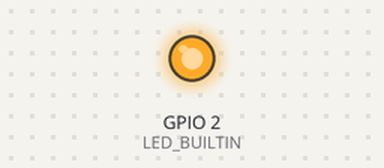
Bench run of a sketch on a simulated ESP8266 (NodeMCU). Shown: output pins drawn as LEDs (lit = HIGH, except the on-board LED, lit = LOW). WiFi joins after 1.5 s; servers stay silent unless stated; uploads are accepted with an empty reply; what the sketch prints to the serial monitor is not drawn.

Above: at 0.1 s.
At 1.8 s:
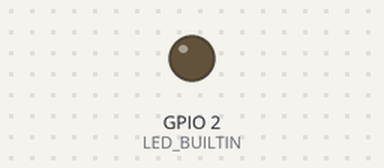
Timing chart, 0 to 3.3 s (numbered marks = the images above):
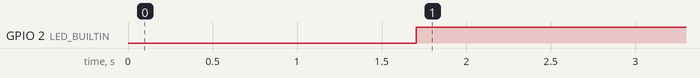

The sketch:

cs1-iot.ino
```cpp
#include <ESP8266WiFi.h>
#include <ESP8266WebServer.h>
#include <ESP8266HTTPClient.h>

ESP8266WebServer server;

char* ssid = "YOUR_SSID";
char* password = "YOUR_SSID_PASSWORD";

const char INDEX_HTML[] =
  "<!DOCTYPE HTML>"
  "<html>"
  "<head>"
  "<meta name = \"viewport\" content = \"width = device-width, initial-scale = 1.0, maximum-scale = 1.0, user-scalable=0\">"
  "<title>ESP8266</title>"
  "<style>"
    "body { background-color: #808080; font-family: Arial, Helvetica, Sans-Serif; Color: Maroon; }"
  "</style>"
  "</head>"
  "<body>"
  "<image src='https://raw.githubusercontent.com/EricEisaman/EricEisaman.github.io/master/images/eddies.png'/>"
  "<h1>ESP8266 Demo</h1>"
  "<button onclick='toggle()'>Toggle LED</button>"
  "<script>"
    "function toggle(){"
      "fetch('/toggle').then(data=>console.log(data))"
    "}"
  "</script>"
  "</body>"
  "</html>";

int POLLING_PERIOD=200;
int intervalStartMS=millis();

void setup()
{
  WiFi.mode(WIFI_STA);
  WiFi.begin(ssid,password);
  Serial.begin(9600);
  while(WiFi.status()!=WL_CONNECTED)
  {
    Serial.print(".");
    delay(500);
  }
  Serial.println("");
  Serial.print("IP Address: ");
  Serial.print(WiFi.localIP());
  Serial.println("");
  pinMode(LED_BUILTIN, OUTPUT);
  digitalWrite(LED_BUILTIN,LOW);//Turn on LED

  server.on("/",sendIndex);
  server.on("/toggle", toggleLED);
  server.begin();
}

void loop()
{
  server.handleClient();
  if( millis() > intervalStartMS + POLLING_PERIOD ) {
    pollServer();
    intervalStartMS = millis();
  }


}

void sendIndex(){
  server.send(200,"text/html",INDEX_HTML);
}

void toggleLED(){
  digitalWrite(LED_BUILTIN,!digitalRead(LED_BUILTIN));
  //server.send(204,"");
  server.send(200,"text/plain","Toggle!\n");
}


void pollServer(){
  HTTPClient http;
    http.begin("http://your-project.glitch.me/iot-get/?key=aW49mH15Bo&prop=LED");
    int httpCode = http.GET();
    // httpCode will be negative on error
    if(httpCode > 0) {
        // HTTP header has been send and Server response header has been handled
        Serial.printf("[HTTP] GET... code: %d\n", httpCode);

        // file found at server
        if(httpCode == HTTP_CODE_OK) {
            String payload = http.getString();
            Serial.println(payload);
            Serial.println("");
            setLED(payload);
        }
     } else {
        Serial.printf("[HTTP] GET... failed, error: %s\n", http.errorToString(httpCode).c_str());
     }

     http.end();
}
String on = String("on");
void setLED(String state){
  if(state == on){
      Serial.println("TURNING THE LED ON.");
      Serial.println("");
      digitalWrite(LED_BUILTIN,LOW);
    }else{
      Serial.println("TURNING THE LED OFF.");
      Serial.println("");
      digitalWrite(LED_BUILTIN,HIGH);
    }
}
```

Measured:
- by itself, GPIO 2 (LED_BUILTIN): LOW → HIGH at 1.7 s
